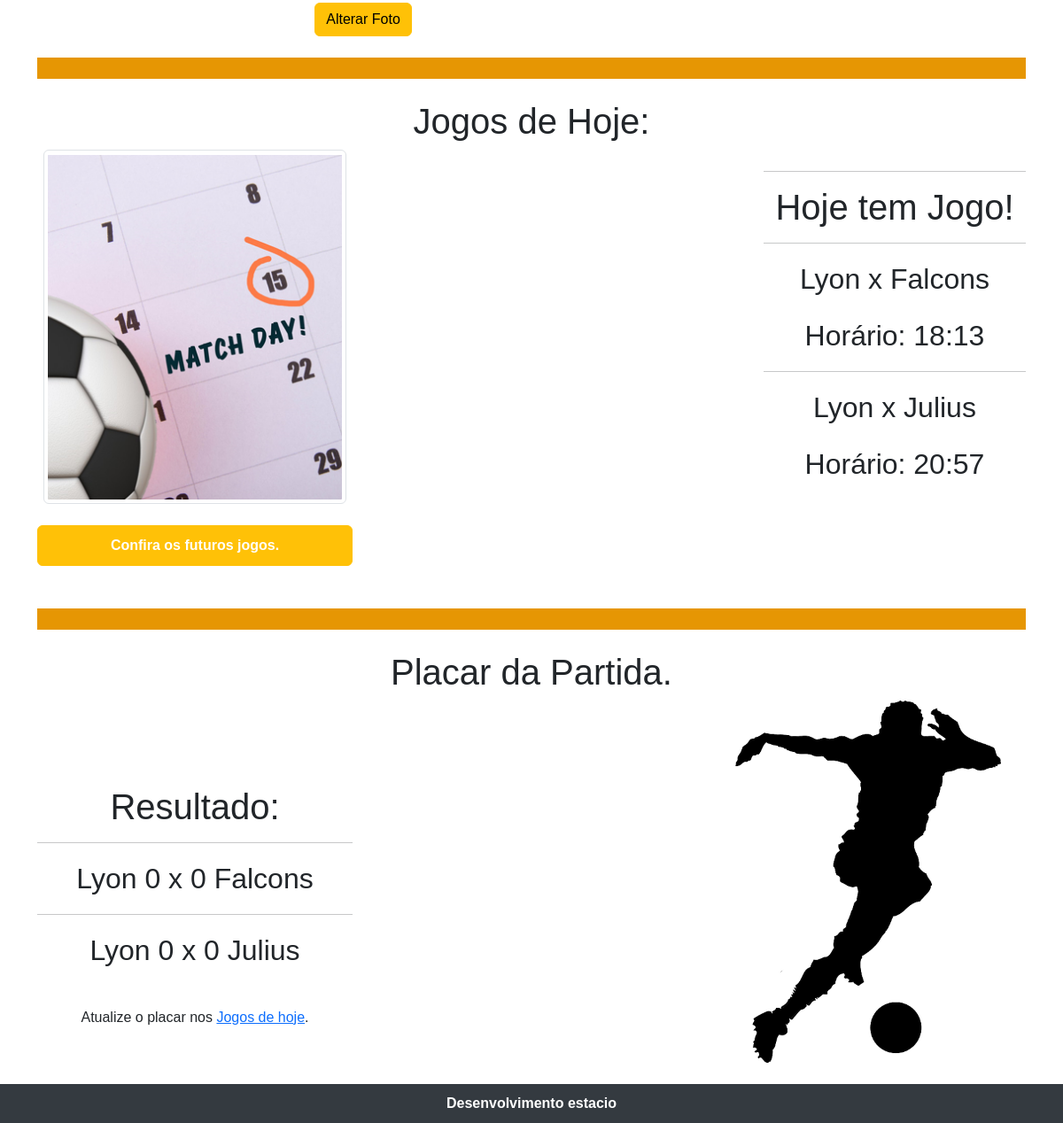
Page /admin/noticiaisAdmin.php (lower part) on the earlier database version.
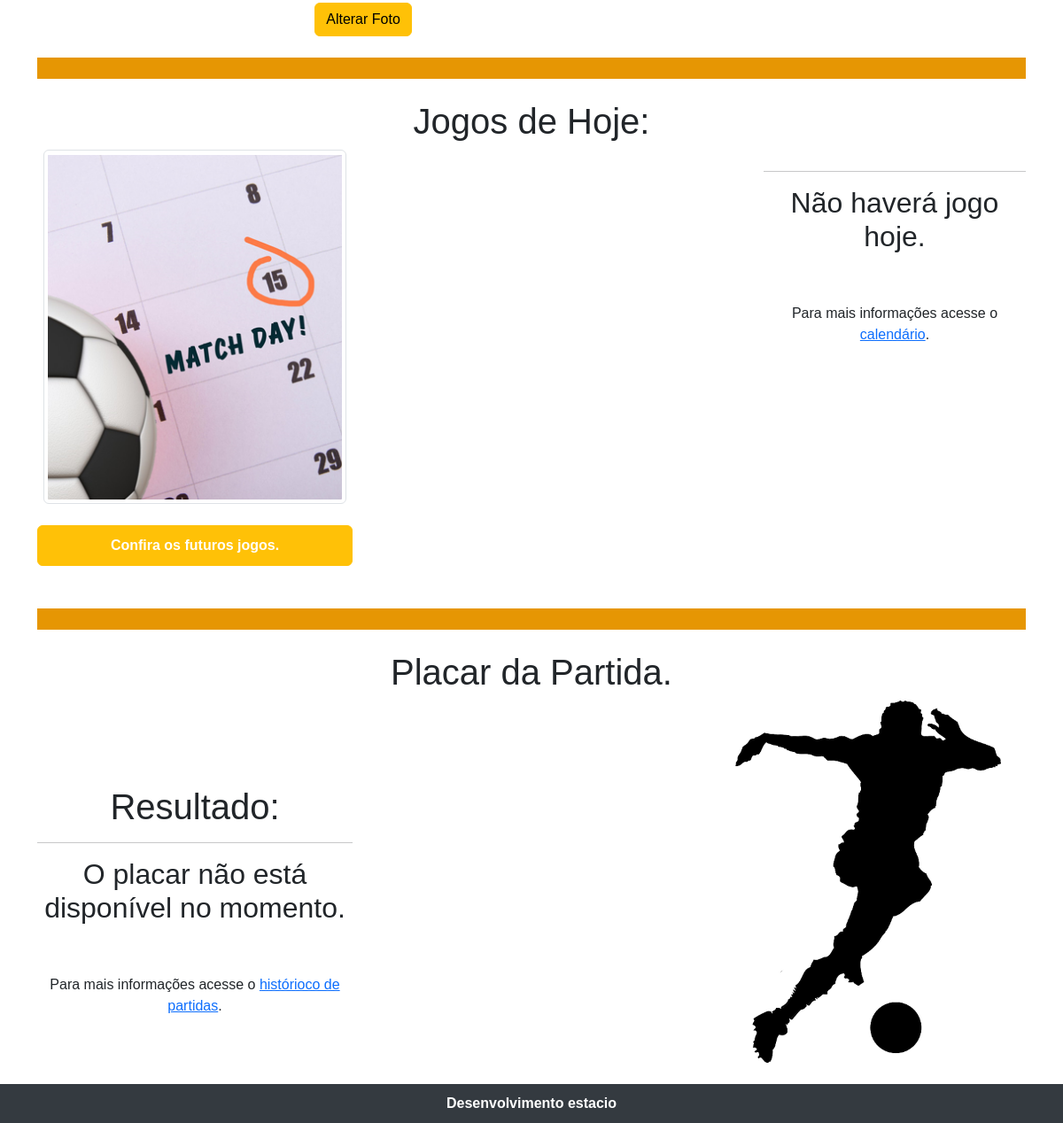
Same page on the later database version.
### tables this page shows
CREATE TABLE `tblpartidass` (
  `id` int(11) UNSIGNED NOT NULL,
  `localidade` varchar(255) NOT NULL,
  `adversario` varchar(255) DEFAULT NULL,
  `id_campeonato` int(10) UNSIGNED NOT NULL,
  `data_partida` date NOT NULL,
  `link_fotos` varchar(255) NOT NULL,
  `horario` time(6) NOT NULL,
  `gols_lyon` int(11) NOT NULL,
  `gols_adv` int(11) NOT NULL
);

### admin/noticiaisAdmin.php (the view, shortened to what this page needs)
<?php
include('../db/conexao.php');
$sql = $pdo->prepare("SELECT * FROM tblpartidass");
$sql->execute();
$dados = $sql->fetchAll();
?>
<!DOCTYPE html>
<html lang="pt-br">
<head>
  <link href="https://cdn.jsdelivr.net/npm/bootstrap@5.3.0/dist/css/bootstrap.min.css" rel="stylesheet">
  <link rel="stylesheet" href="../css/navHamburguer.css">
  <link rel="stylesheet" href="../fonts/fontawesome/css/all.min.css">
  <link rel="stylesheet" href="../css/timeANDescudo.css">
  <link rel="stylesheet" href="lyon.jpg">
  <link rel="stylesheet" href="../css/news.css">
</head>
<body>
  <div class="container">
    <div class="row mt-4 mb-4">
      <div class="col-lg-8">
        <div id="carouselExampleCaptions" class="carousel slide" data-bs-ride="false">
          <div class="carousel-inner">
            <div class="carousel-item active">
              <div class="carousel-caption d-none d-md-block">
              </div>
              <form id="form-foto" action="include/enviaNoticias.php" method="POST" enctype="multipart/form-data" class="mt-1">
                <button type="button" class="btn btn-warning" id="alterar" onclick="alterarFoto()">Alterar Foto</button>
              </form>
            </div>
          </div>
        </div>
      </div>
      <?php
      include('include/accordionAdmin.php') ?>
    </div>
    <div class="barra"></div>
    <h1 style='text-align: center;' class='barra mt-4'>Jogos de Hoje:</h1>
    <div class="row">
      <div class="col-lg-4" id="calendar">
        <img src="../img/imagens/matchCalendar.PNG" loading="lazy" id="img-calendar" class="img-thumbnail img-fluid" alt="imafem de um calendário">
        <a href="calendarioAdmin.php" id="btn-jogos" class="btn btn-warning mt-4">Confira os futuros jogos.</a>
      </div>
      <div class="col-lg-4">
      </div>
      <div class="col-lg-4">
        <div class="mt-4" id="jogosToday">
          <?php
          $cont = 0;
          echo "<hr>";
          $dataAtual = date("Y-m-d");
          if (count($dados) > 0) {
            foreach ($dados as $chaves => $valor) {
              if ($valor['data_partida'] == $dataAtual) {
                $cont += 1;
                if ($cont == 1) {
                  echo "<h1>Hoje tem Jogo!</h1>";
                }
                echo "<hr>";
                echo "<p class='fs-2 mt-3'> Lyon x " . $valor['adversario'] . "</p>";
                echo "<p class='fs-2 mt-3'>Horário: " . date("H:i", strtotime($valor['horario'])) . "</p>";
              }
            }
          }
          if ($cont == 0) {
            echo "<h2>Não haverá jogo hoje.</h2><br><br>";
            echo "<p>Para mais informações acesse o <a href='calendarioAdmin.php'>calendário</a>.</p>";
          }
          ?>
        </div>
      </div>
      <div class="col-lg-4 mt-0">
      </div>
    </div>
    <div class="barra mt-4"></div>
    <h1 style='text-align: center;' class='barra mt-4'>Placar da Partida.</h1>
    <div class="row">
      <div class="col-lg-4">
        <div class="placar">
          <?php
          $count = 0;
          $pla = 0;
          echo "<br><br><br>";
          echo "<h1 class='mt-4'>Resultado: </h1>";
          if (count($dados) > 0) {
            foreach ($dados as $chaves => $valor) {
              if ($valor['data_partida'] == $dataAtual) {
                $pla = 1;
                $count = 1;
                echo "<hr>";
                echo "<div class='placar'>
                  <p class='fs-2 mt-3'> Lyon " . $valor['gols_lyon'] . " x " . $valor['gols_adv'] . " " . $valor['adversario'] . " </p>
                </div>";
              }
            }
          }
          if ($pla == 1) {
            echo "<br>";
            echo "<p style='text-align:center' >Atualize o placar nos <a href='jogoDeHoje.php'>Jogos de hoje</a>.</p>";
          }
          if ($count == 0) {
            echo "<hr>";
            echo "<h2 style='text-align: center'>O placar não está disponível no momento.</h2><br>";
            echo "<p style='text-align:center' class='mt-4'>Para mais informações acesse o <a href='historicoPartidasAdmin.php'>histórioco de partidas</a>.</p>";
          }
          ?>
        </div>
      </div>
      <div class="col-lg-4">
      </div>
      <div class="col-lg-4">
        <div class="placar">
          <img src="../img/imagens/imagem10.png" loading="lazy" class="img-fluid" alt="">
        </div>
      </div>
    </div>
  </div>
  <footer class="mt-4">
    <p class="mb-0">Desenvolvimento estacio</p>
  </footer>
</body>
</html>

Differences in the rows shown:
removed tblpartidass: shows "Hoje tem Jogo!", adversario "Falcons", horario "18:13", gols_lyon "0", gols_adv "0"
removed tblpartidass: adversario "Julius", horario "20:57", gols_lyon "0", gols_adv "0"
Other differences:
text no longer shown: "Atualize o placar nos Jogos de hoje"
text now shown: "Não haverá jogo hoje. Para mais informações acesse o calendário O placar não está disponível no momento. Para mais informações acesse o histórioco de partidas"
